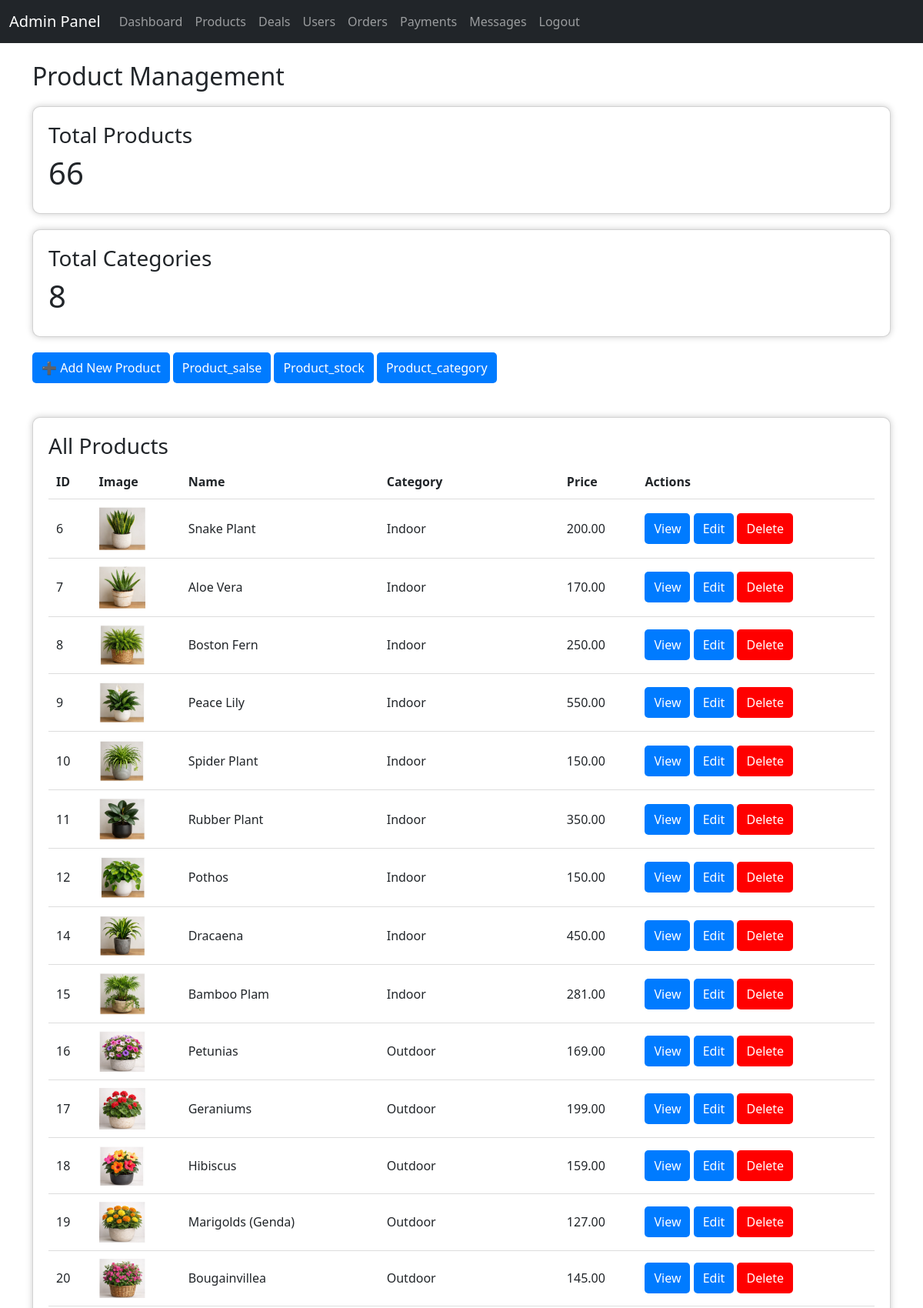
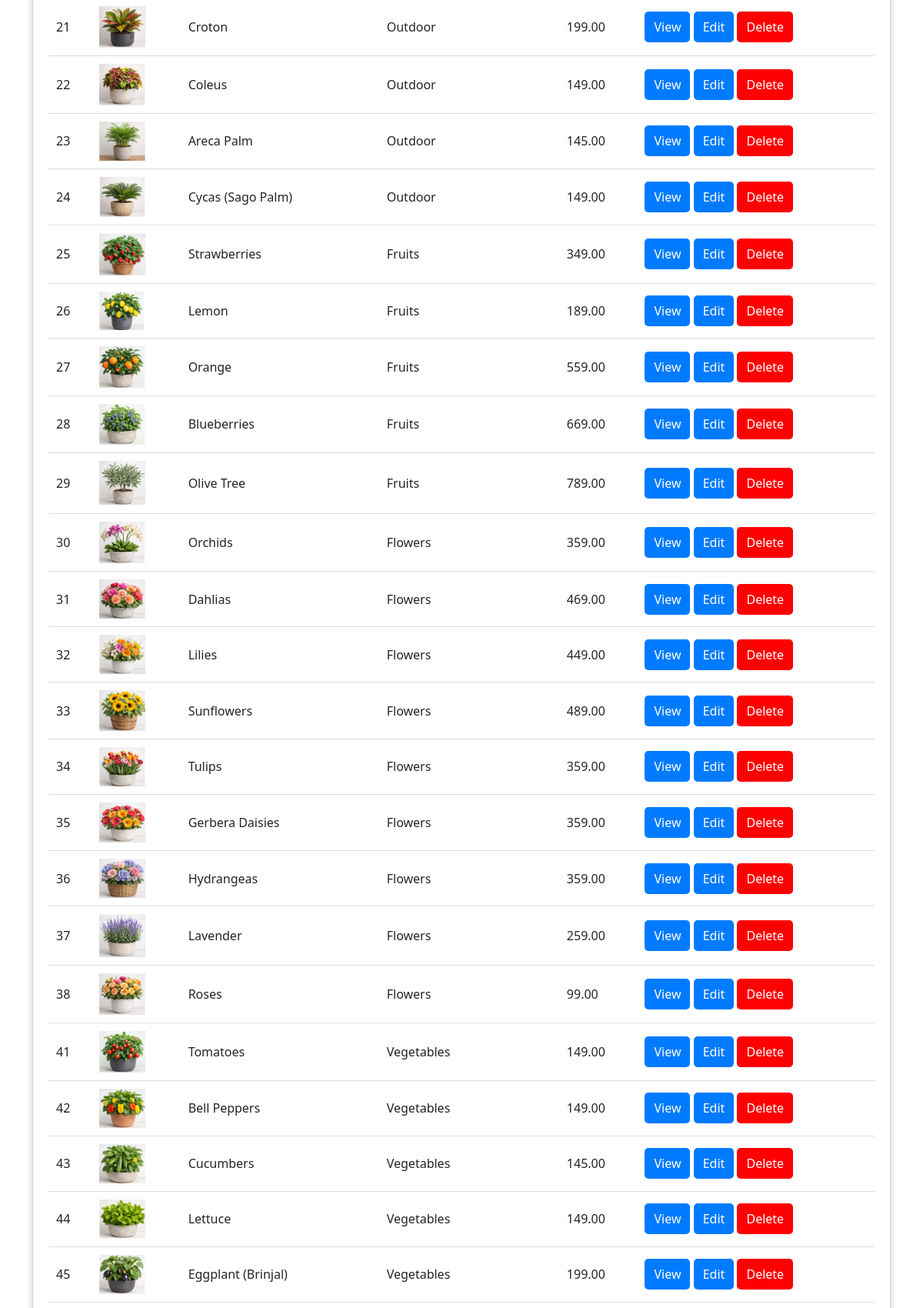
Screenshot of /admin_products.php (upper part) with the database file from the repository (2 pictures, top to bottom).
### tables this page shows
CREATE TABLE `products` (
  `id` int(11) NOT NULL,
  `categories_id` int(11) DEFAULT NULL,
  `name` varchar(200) DEFAULT NULL,
  `price` decimal(10,2) DEFAULT NULL,
  `description` text DEFAULT NULL,
  `image` varchar(255) DEFAULT NULL,
  `stock_quantity` int(11) DEFAULT NULL,
  `created_at` timestamp NOT NULL DEFAULT current_timestamp(),
  `tips` text DEFAULT NULL
);

CREATE TABLE `categories` (
  `categories_id` int(11) NOT NULL,
  `category_name` varchar(200) DEFAULT NULL,
  `image` varchar(255) DEFAULT NULL
);

### admin_products.php (the view, shortened to what this page needs)
<?php
include "config/db.php";
include "admin_header.php";
?>
<!DOCTYPE html>
<html>
<head>
</head>
<body>
<h2>Product Management</h2>
<div class="card">
    <h3>Total Products</h3>
    <?php
        $prod = mysqli_query($conn, "SELECT COUNT(*) AS total FROM products");
        $p = mysqli_fetch_assoc($prod);
        echo "<h1>".$p['total']."</h1>";
    ?>
</div>
<div class="card">
    <h3>Total Categories</h3>
    <?php
        $cat = mysqli_query($conn, "SELECT COUNT(*) AS total FROM categories");
        $c = mysqli_fetch_assoc($cat);
        echo "<h1>".$c['total']."</h1>";
    ?>
</div>
<a href="add_product.php" class="btn">➕ Add New Product</a>
<a href="admin_salse_report.php" class="btn">Product_salse</a>
<a href="admin_product_stock.php" class="btn">Product_stock</a>
<a href="admin_category_report.php" class="btn">Product_category</a>
<br><br>
<div class="card">
<h3>All Products</h3>
<table>
    <tr>
        <th>ID</th>
        <th>Image</th>
        <th>Name</th>
        <th>Category</th>
        <th>Price</th>
        <th>Actions</th>
    </tr>
    <?php
    $sql = "SELECT products.*, categories.category_name
            FROM products
            LEFT JOIN categories ON products.categories_id = categories.categories_id";
    $result = mysqli_query($conn, $sql);
    while($row = mysqli_fetch_assoc($result)){
        echo "
        <tr>
            <td>".$row['id']."</td>
            <td><img src='uploads/".$row['image']."' width='60'></td>
            <td>".$row['name']."</td>
            <td>".$row['category_name']."</td>
            <td>".$row['price']."</td>
            <td>
                <a href='view_product.php?id=".$row['id']."' class='btn'>View</a>
                <a href='edit_product.php?id=".$row['id']."' class='btn'>Edit</a>
                <a href='delete_product.php?id=".$row['id']."' class='btn' style='background:red;'>Delete</a>
            </td>
        </tr>
        ";
    }
    ?>
</table>
</div>
<?php include 'admin_footer.php'; ?>
</body>
</html>

### admin_products.php (style rules this page uses)
.card { background: white; padding: 20px; margin: 20px 0; border-radius: 10px; box-shadow: 0 0 8px #ccc; }
.btn { padding: 8px 12px; background: #007bff; color: white; border: none; border-radius: 5px; text-decoration: none; }
table { width: 100%; border-collapse: collapse; }
th, td { padding: 10px; border-bottom: 1px solid #ddd; }

### rows the page displays
products: id "6", image (picture), name "Snake Plant", categories.category_name "Indoor", price "200.00"
products: id "7", image (picture), name "Aloe Vera", categories.category_name "Indoor", price "170.00"
products: id "8", image (picture), name "Boston Fern", categories.category_name "Indoor", price "250.00"
products: id "9", image (picture), name "Peace Lily", categories.category_name "Indoor", price "550.00"
products: id "10", image (picture), name "Spider Plant", categories.category_name "Indoor", price "150.00"
products: id "11", image (picture), name "Rubber Plant", categories.category_name "Indoor", price "350.00"
products: id "12", image (picture), name "Pothos", categories.category_name "Indoor", price "150.00"
products: id "14", image (picture), name "Dracaena", categories.category_name "Indoor", price "450.00"
products: id "15", image (picture), name "Bamboo Plam", categories.category_name "Indoor", price "281.00"
products: id "16", image (picture), name "Petunias", categories.category_name "Outdoor", price "169.00"
products: id "17", image (picture), name "Geraniums", categories.category_name "Outdoor", price "199.00"
products: id "18", image (picture), name "Hibiscus", categories.category_name "Outdoor", price "159.00"
products: id "19", image (picture), name "Marigolds (Genda)", categories.category_name "Outdoor", price "127.00"
products: id "20", image (picture), name "Bougainvillea", categories.category_name "Outdoor", price "145.00"
products: id "21", image (picture), name "Croton", categories.category_name "Outdoor", price "199.00"
products: id "22", image (picture), name "Coleus", categories.category_name "Outdoor", price "149.00"
products: id "23", image (picture), name "Areca Palm", categories.category_name "Outdoor", price "145.00"
products: id "24", image (picture), name "Cycas (Sago Palm)", categories.category_name "Outdoor", price "149.00"
products: id "25", image (picture), name "Strawberries", categories.category_name "Fruits", price "349.00"
products: id "26", image (picture), name "Lemon", categories.category_name "Fruits", price "189.00"
products: id "27", image (picture), name "Orange", categories.category_name "Fruits", price "559.00"
products: id "28", image (picture), name "Blueberries", categories.category_name "Fruits", price "669.00"
products: id "29", image (picture), name "Olive Tree", categories.category_name "Fruits", price "789.00"
products: id "30", image (picture), name "Orchids", categories.category_name "Flowers", price "359.00"
products: id "31", image (picture), name "Dahlias", categories.category_name "Flowers", price "469.00"
products: id "32", image (picture), name "Lilies", categories.category_name "Flowers", price "449.00"
products: id "33", image (picture), name "Sunflowers", categories.category_name "Flowers", price "489.00"
products: id "34", image (picture), name "Tulips", categories.category_name "Flowers", price "359.00"
products: id "35", image (picture), name "Gerbera Daisies", categories.category_name "Flowers", price "359.00"
products: id "36", image (picture), name "Hydrangeas", categories.category_name "Flowers", price "359.00"
products: id "37", image (picture), name "Lavender", categories.category_name "Flowers", price "259.00"
products: id "38", image (picture), name "Roses", categories.category_name "Flowers", price "99.00"
products: id "41", image (picture), name "Tomatoes", categories.category_name "Vegetables", price "149.00"
products: id "42", image (picture), name "Bell Peppers", categories.category_name "Vegetables", price "149.00"
products: id "43", image (picture), name "Cucumbers", categories.category_name "Vegetables", price "145.00"
products: id "44", image (picture), name "Lettuce", categories.category_name "Vegetables", price "149.00"
products: id "45", image (picture), name "Eggplant (Brinjal)", categories.category_name "Vegetables", price "199.00"

### other values shown
$p['total'] "66"
$c['total'] "8"
